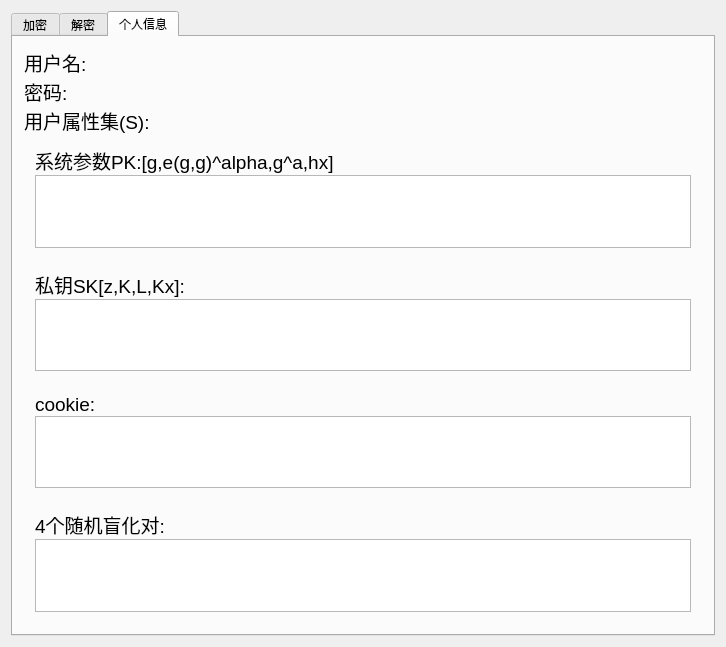
<?xml version="1.0" encoding="UTF-8"?>
<ui version="4.0">
 <class>EDClientClass</class>
 <widget class="QWidget" name="EDClientClass">
  <property name="enabled">
   <bool>true</bool>
  </property>
  <property name="geometry">
   <rect>
    <x>0</x>
    <y>0</y>
    <width>710</width>
    <height>623</height>
   </rect>
  </property>
  <property name="sizePolicy">
   <sizepolicy hsizetype="Minimum" vsizetype="Minimum">
    <horstretch>0</horstretch>
    <verstretch>0</verstretch>
   </sizepolicy>
  </property>
  <property name="minimumSize">
   <size>
    <width>0</width>
    <height>0</height>
   </size>
  </property>
  <property name="maximumSize">
   <size>
    <width>16777215</width>
    <height>16777215</height>
   </size>
  </property>
  <property name="windowTitle">
   <string>EDClient</string>
  </property>
  <layout class="QVBoxLayout" name="verticalLayout">
   <item>
    <widget class="QTabWidget" name="tabWidget">
     <property name="sizePolicy">
      <sizepolicy hsizetype="Minimum" vsizetype="Minimum">
       <horstretch>0</horstretch>
       <verstretch>0</verstretch>
      </sizepolicy>
     </property>
     <property name="tabPosition">
      <enum>QTabWidget::North</enum>
     </property>
     <property name="tabShape">
      <enum>QTabWidget::Rounded</enum>
     </property>
     <property name="currentIndex">
      <number>2</number>
     </property>
     <property name="tabBarAutoHide">
      <bool>false</bool>
     </property>
     <widget class="QWidget" name="tab">
      <property name="sizePolicy">
       <sizepolicy hsizetype="Preferred" vsizetype="Minimum">
        <horstretch>0</horstretch>
        <verstretch>0</verstretch>
       </sizepolicy>
      </property>
      <attribute name="title">
       <string>加密</string>
      </attribute>
      <layout class="QVBoxLayout" name="verticalLayout_7">
       <item>
        <layout class="QVBoxLayout" name="verticalLayout_6" stretch="5,1,7">
         <item>
          <layout class="QVBoxLayout" name="verticalLayout_4" stretch="5,1,1">
           <item>
            <layout class="QVBoxLayout" name="verticalLayout_3">
             <item>
              <layout class="QHBoxLayout" name="horizontalLayout">
               <item>
                <widget class="QLabel" name="label_4">
                 <property name="sizePolicy">
                  <sizepolicy hsizetype="Preferred" vsizetype="Minimum">
                   <horstretch>0</horstretch>
                   <verstretch>0</verstretch>
                  </sizepolicy>
                 </property>
                 <property name="font">
                  <font>
                   <pointsize>18</pointsize>
                  </font>
                 </property>
                 <property name="text">
                  <string>需要加密的文件(txt):</string>
                 </property>
                </widget>
               </item>
               <item>
                <widget class="QLineEdit" name="lineEdit">
                 <property name="sizePolicy">
                  <sizepolicy hsizetype="Expanding" vsizetype="Fixed">
                   <horstretch>0</horstretch>
                   <verstretch>0</verstretch>
                  </sizepolicy>
                 </property>
                 <property name="readOnly">
                  <bool>true</bool>
                 </property>
                </widget>
               </item>
               <item>
                <widget class="QPushButton" name="pushButton_browse">
                 <property name="sizePolicy">
                  <sizepolicy hsizetype="Minimum" vsizetype="Fixed">
                   <horstretch>0</horstretch>
                   <verstretch>0</verstretch>
                  </sizepolicy>
                 </property>
                 <property name="text">
                  <string>浏览</string>
                 </property>
                </widget>
               </item>
              </layout>
             </item>
             <item>
              <widget class="QTextBrowser" name="textBrowser">
               <property name="sizePolicy">
                <sizepolicy hsizetype="Expanding" vsizetype="Minimum">
                 <horstretch>0</horstretch>
                 <verstretch>0</verstretch>
                </sizepolicy>
               </property>
               <property name="sizeAdjustPolicy">
                <enum>QAbstractScrollArea::AdjustToContents</enum>
               </property>
              </widget>
             </item>
            </layout>
           </item>
           <item>
            <layout class="QHBoxLayout" name="horizontalLayout_2">
             <item>
              <widget class="QLabel" name="label_8">
               <property name="font">
                <font>
                 <pointsize>18</pointsize>
                </font>
               </property>
               <property name="text">
                <string>请输入文件描述:</string>
               </property>
              </widget>
             </item>
             <item>
              <widget class="QPlainTextEdit" name="plainTextEdit_2">
               <property name="sizeAdjustPolicy">
                <enum>QAbstractScrollArea::AdjustToContents</enum>
               </property>
              </widget>
             </item>
            </layout>
           </item>
           <item>
            <widget class="Line" name="line">
             <property name="sizePolicy">
              <sizepolicy hsizetype="Expanding" vsizetype="Expanding">
               <horstretch>0</horstretch>
               <verstretch>0</verstretch>
              </sizepolicy>
             </property>
             <property name="orientation">
              <enum>Qt::Horizontal</enum>
             </property>
            </widget>
           </item>
          </layout>
         </item>
         <item>
          <layout class="QVBoxLayout" name="verticalLayout_5">
           <item>
            <widget class="QLabel" name="label_2">
             <property name="font">
              <font>
               <pointsize>18</pointsize>
              </font>
             </property>
             <property name="text">
              <string>请输入访问策略(&quot;,&quot;代表与    &quot;;&quot;代表或):</string>
             </property>
            </widget>
           </item>
           <item>
            <widget class="QPlainTextEdit" name="plainTextEdit">
             <property name="sizeAdjustPolicy">
              <enum>QAbstractScrollArea::AdjustToContents</enum>
             </property>
            </widget>
           </item>
           <item>
            <layout class="QHBoxLayout" name="horizontalLayout_3">
             <item>
              <spacer name="horizontalSpacer">
               <property name="orientation">
                <enum>Qt::Horizontal</enum>
               </property>
               <property name="sizeHint" stdset="0">
                <size>
                 <width>40</width>
                 <height>20</height>
                </size>
               </property>
              </spacer>
             </item>
             <item>
              <widget class="QPushButton" name="pushButton_submitE">
               <property name="sizePolicy">
                <sizepolicy hsizetype="Minimum" vsizetype="Fixed">
                 <horstretch>0</horstretch>
                 <verstretch>0</verstretch>
                </sizepolicy>
               </property>
               <property name="text">
                <string>确定</string>
               </property>
              </widget>
             </item>
            </layout>
           </item>
          </layout>
         </item>
         <item>
          <widget class="QTextBrowser" name="textBrowser_show">
           <property name="sizePolicy">
            <sizepolicy hsizetype="Minimum" vsizetype="Minimum">
             <horstretch>0</horstretch>
             <verstretch>0</verstretch>
            </sizepolicy>
           </property>
           <property name="sizeAdjustPolicy">
            <enum>QAbstractScrollArea::AdjustToContents</enum>
           </property>
          </widget>
         </item>
        </layout>
       </item>
      </layout>
     </widget>
     <widget class="QWidget" name="tab_2">
      <property name="contextMenuPolicy">
       <enum>Qt::DefaultContextMenu</enum>
      </property>
      <attribute name="title">
       <string>解密</string>
      </attribute>
      <layout class="QVBoxLayout" name="verticalLayout_17">
       <property name="sizeConstraint">
        <enum>QLayout::SetNoConstraint</enum>
       </property>
       <item>
        <widget class="QSplitter" name="splitter_3">
         <property name="sizePolicy">
          <sizepolicy hsizetype="Preferred" vsizetype="Preferred">
           <horstretch>0</horstretch>
           <verstretch>0</verstretch>
          </sizepolicy>
         </property>
         <property name="orientation">
          <enum>Qt::Vertical</enum>
         </property>
         <property name="opaqueResize">
          <bool>true</bool>
         </property>
         <property name="childrenCollapsible">
          <bool>true</bool>
         </property>
         <widget class="QWidget" name="layoutWidget">
          <layout class="QVBoxLayout" name="verticalLayout_14">
           <item>
            <layout class="QVBoxLayout" name="verticalLayout_13">
             <item>
              <widget class="QLabel" name="label_11">
               <property name="font">
                <font>
                 <pointsize>14</pointsize>
                </font>
               </property>
               <property name="text">
                <string>SS端存储的消息:</string>
               </property>
              </widget>
             </item>
             <item>
              <widget class="QTableWidget" name="tableWidget">
               <property name="sizeAdjustPolicy">
                <enum>QAbstractScrollArea::AdjustToContents</enum>
               </property>
               <attribute name="horizontalHeaderDefaultSectionSize">
                <number>160</number>
               </attribute>
               <column>
                <property name="text">
                 <string>文件名</string>
                </property>
               </column>
               <column>
                <property name="text">
                 <string>上传者</string>
                </property>
               </column>
               <column>
                <property name="text">
                 <string>文件描述</string>
                </property>
               </column>
               <column>
                <property name="text">
                 <string>MUID</string>
                </property>
               </column>
              </widget>
             </item>
            </layout>
           </item>
           <item>
            <layout class="QHBoxLayout" name="horizontalLayout_8">
             <item>
              <widget class="QPushButton" name="pushButton">
               <property name="text">
                <string>更新消息目录</string>
               </property>
              </widget>
             </item>
             <item>
              <spacer name="horizontalSpacer_2">
               <property name="orientation">
                <enum>Qt::Horizontal</enum>
               </property>
               <property name="sizeHint" stdset="0">
                <size>
                 <width>40</width>
                 <height>20</height>
                </size>
               </property>
              </spacer>
             </item>
             <item>
              <widget class="QPushButton" name="pushButton_down">
               <property name="text">
                <string>下载</string>
               </property>
              </widget>
             </item>
            </layout>
           </item>
          </layout>
         </widget>
         <widget class="QSplitter" name="splitter_2">
          <property name="orientation">
           <enum>Qt::Vertical</enum>
          </property>
          <widget class="QWidget" name="layoutWidget">
           <layout class="QVBoxLayout" name="verticalLayout_16">
            <item>
             <layout class="QVBoxLayout" name="verticalLayout_15">
              <item>
               <widget class="QLabel" name="label_12">
                <property name="font">
                 <font>
                  <pointsize>14</pointsize>
                 </font>
                </property>
                <property name="text">
                 <string>您要解密的文件:</string>
                </property>
               </widget>
              </item>
              <item>
               <widget class="QTextBrowser" name="textBrowser_2">
                <property name="frameShadow">
                 <enum>QFrame::Sunken</enum>
                </property>
                <property name="sizeAdjustPolicy">
                 <enum>QAbstractScrollArea::AdjustToContents</enum>
                </property>
               </widget>
              </item>
             </layout>
            </item>
            <item>
             <layout class="QHBoxLayout" name="horizontalLayout_9">
              <item>
               <spacer name="horizontalSpacer_3">
                <property name="orientation">
                 <enum>Qt::Horizontal</enum>
                </property>
                <property name="sizeHint" stdset="0">
                 <size>
                  <width>40</width>
                  <height>20</height>
                 </size>
                </property>
               </spacer>
              </item>
              <item>
               <widget class="QPushButton" name="pushButton_2">
                <property name="text">
                 <string>确定</string>
                </property>
               </widget>
              </item>
             </layout>
            </item>
           </layout>
          </widget>
          <widget class="QTextBrowser" name="textBrowser_3">
           <property name="sizeAdjustPolicy">
            <enum>QAbstractScrollArea::AdjustToContents</enum>
           </property>
           <property name="tabStopDistance">
            <double>80.000000000000000</double>
           </property>
          </widget>
         </widget>
        </widget>
       </item>
      </layout>
     </widget>
     <widget class="QWidget" name="tab_3">
      <property name="sizePolicy">
       <sizepolicy hsizetype="Preferred" vsizetype="Minimum">
        <horstretch>0</horstretch>
        <verstretch>0</verstretch>
       </sizepolicy>
      </property>
      <attribute name="title">
       <string>个人信息</string>
      </attribute>
      <layout class="QHBoxLayout" name="horizontalLayout_7">
       <item>
        <layout class="QVBoxLayout" name="verticalLayout_12" stretch="0,0">
         <property name="spacing">
          <number>0</number>
         </property>
         <item>
          <layout class="QVBoxLayout" name="verticalLayout_2">
           <property name="spacing">
            <number>0</number>
           </property>
           <item>
            <layout class="QHBoxLayout" name="horizontalLayout_4" stretch="0,0">
             <property name="spacing">
              <number>0</number>
             </property>
             <item>
              <widget class="QLabel" name="label">
               <property name="sizePolicy">
                <sizepolicy hsizetype="Fixed" vsizetype="Fixed">
                 <horstretch>0</horstretch>
                 <verstretch>0</verstretch>
                </sizepolicy>
               </property>
               <property name="font">
                <font>
                 <pointsize>14</pointsize>
                </font>
               </property>
               <property name="text">
                <string>用户名:</string>
               </property>
               <property name="alignment">
                <set>Qt::AlignLeading|Qt::AlignLeft|Qt::AlignVCenter</set>
               </property>
              </widget>
             </item>
             <item>
              <widget class="QLabel" name="label_name">
               <property name="sizePolicy">
                <sizepolicy hsizetype="Preferred" vsizetype="Fixed">
                 <horstretch>0</horstretch>
                 <verstretch>0</verstretch>
                </sizepolicy>
               </property>
               <property name="text">
                <string/>
               </property>
               <property name="alignment">
                <set>Qt::AlignLeading|Qt::AlignLeft|Qt::AlignVCenter</set>
               </property>
              </widget>
             </item>
            </layout>
           </item>
           <item>
            <layout class="QHBoxLayout" name="horizontalLayout_5" stretch="0,4">
             <item>
              <widget class="QLabel" name="label_3">
               <property name="sizePolicy">
                <sizepolicy hsizetype="Fixed" vsizetype="Fixed">
                 <horstretch>0</horstretch>
                 <verstretch>0</verstretch>
                </sizepolicy>
               </property>
               <property name="font">
                <font>
                 <pointsize>14</pointsize>
                </font>
               </property>
               <property name="text">
                <string>密码:</string>
               </property>
               <property name="alignment">
                <set>Qt::AlignLeading|Qt::AlignLeft|Qt::AlignVCenter</set>
               </property>
              </widget>
             </item>
             <item>
              <widget class="QLabel" name="label_passwd">
               <property name="sizePolicy">
                <sizepolicy hsizetype="Preferred" vsizetype="Fixed">
                 <horstretch>0</horstretch>
                 <verstretch>0</verstretch>
                </sizepolicy>
               </property>
               <property name="text">
                <string/>
               </property>
              </widget>
             </item>
            </layout>
           </item>
           <item>
            <layout class="QHBoxLayout" name="horizontalLayout_6" stretch="0,4">
             <item>
              <widget class="QLabel" name="label_7">
               <property name="sizePolicy">
                <sizepolicy hsizetype="Fixed" vsizetype="Fixed">
                 <horstretch>0</horstretch>
                 <verstretch>0</verstretch>
                </sizepolicy>
               </property>
               <property name="font">
                <font>
                 <pointsize>14</pointsize>
                </font>
               </property>
               <property name="text">
                <string>用户属性集(S):</string>
               </property>
              </widget>
             </item>
             <item>
              <widget class="QLabel" name="label_S">
               <property name="sizePolicy">
                <sizepolicy hsizetype="Preferred" vsizetype="Fixed">
                 <horstretch>0</horstretch>
                 <verstretch>0</verstretch>
                </sizepolicy>
               </property>
               <property name="text">
                <string/>
               </property>
              </widget>
             </item>
            </layout>
           </item>
          </layout>
         </item>
         <item>
          <widget class="QSplitter" name="splitter">
           <property name="sizePolicy">
            <sizepolicy hsizetype="Preferred" vsizetype="Minimum">
             <horstretch>0</horstretch>
             <verstretch>0</verstretch>
            </sizepolicy>
           </property>
           <property name="lineWidth">
            <number>1</number>
           </property>
           <property name="orientation">
            <enum>Qt::Vertical</enum>
           </property>
           <property name="handleWidth">
            <number>0</number>
           </property>
           <widget class="QWidget" name="layoutWidget">
            <layout class="QVBoxLayout" name="verticalLayout_8">
             <property name="spacing">
              <number>0</number>
             </property>
             <item>
              <widget class="QLabel" name="label_9">
               <property name="sizePolicy">
                <sizepolicy hsizetype="Fixed" vsizetype="Fixed">
                 <horstretch>0</horstretch>
                 <verstretch>0</verstretch>
                </sizepolicy>
               </property>
               <property name="font">
                <font>
                 <pointsize>14</pointsize>
                </font>
               </property>
               <property name="text">
                <string>系统参数PK:[g,e(g,g)^alpha,g^a,hx]</string>
               </property>
               <property name="alignment">
                <set>Qt::AlignLeading|Qt::AlignLeft|Qt::AlignTop</set>
               </property>
              </widget>
             </item>
             <item>
              <widget class="QTextBrowser" name="textBrowser_PK">
               <property name="enabled">
                <bool>true</bool>
               </property>
               <property name="sizePolicy">
                <sizepolicy hsizetype="Expanding" vsizetype="Expanding">
                 <horstretch>0</horstretch>
                 <verstretch>0</verstretch>
                </sizepolicy>
               </property>
               <property name="sizeAdjustPolicy">
                <enum>QAbstractScrollArea::AdjustToContents</enum>
               </property>
              </widget>
             </item>
            </layout>
           </widget>
           <widget class="QWidget" name="layoutWidget">
            <layout class="QVBoxLayout" name="verticalLayout_9">
             <property name="spacing">
              <number>0</number>
             </property>
             <item>
              <widget class="QLabel" name="label_5">
               <property name="sizePolicy">
                <sizepolicy hsizetype="Fixed" vsizetype="Fixed">
                 <horstretch>0</horstretch>
                 <verstretch>0</verstretch>
                </sizepolicy>
               </property>
               <property name="font">
                <font>
                 <pointsize>14</pointsize>
                </font>
               </property>
               <property name="text">
                <string>私钥SK[z,K,L,Kx]:</string>
               </property>
               <property name="alignment">
                <set>Qt::AlignLeading|Qt::AlignLeft|Qt::AlignTop</set>
               </property>
              </widget>
             </item>
             <item>
              <widget class="QTextBrowser" name="textBrowser_SK">
               <property name="sizePolicy">
                <sizepolicy hsizetype="Expanding" vsizetype="Expanding">
                 <horstretch>0</horstretch>
                 <verstretch>0</verstretch>
                </sizepolicy>
               </property>
               <property name="sizeAdjustPolicy">
                <enum>QAbstractScrollArea::AdjustToContents</enum>
               </property>
              </widget>
             </item>
            </layout>
           </widget>
           <widget class="QWidget" name="layoutWidget">
            <layout class="QVBoxLayout" name="verticalLayout_10">
             <property name="spacing">
              <number>0</number>
             </property>
             <item>
              <widget class="QLabel" name="label_6">
               <property name="sizePolicy">
                <sizepolicy hsizetype="Fixed" vsizetype="Fixed">
                 <horstretch>0</horstretch>
                 <verstretch>0</verstretch>
                </sizepolicy>
               </property>
               <property name="font">
                <font>
                 <pointsize>14</pointsize>
                </font>
               </property>
               <property name="text">
                <string>cookie:</string>
               </property>
               <property name="alignment">
                <set>Qt::AlignLeading|Qt::AlignLeft|Qt::AlignTop</set>
               </property>
              </widget>
             </item>
             <item>
              <widget class="QTextBrowser" name="textBrowser_cookie">
               <property name="sizePolicy">
                <sizepolicy hsizetype="Expanding" vsizetype="Expanding">
                 <horstretch>0</horstretch>
                 <verstretch>0</verstretch>
                </sizepolicy>
               </property>
               <property name="sizeAdjustPolicy">
                <enum>QAbstractScrollArea::AdjustToContents</enum>
               </property>
              </widget>
             </item>
            </layout>
           </widget>
           <widget class="QWidget" name="layoutWidget">
            <layout class="QVBoxLayout" name="verticalLayout_11" stretch="0,0">
             <property name="spacing">
              <number>0</number>
             </property>
             <item>
              <widget class="QLabel" name="label_10">
               <property name="sizePolicy">
                <sizepolicy hsizetype="Fixed" vsizetype="Fixed">
                 <horstretch>0</horstretch>
                 <verstretch>0</verstretch>
                </sizepolicy>
               </property>
               <property name="font">
                <font>
                 <pointsize>14</pointsize>
                </font>
               </property>
               <property name="text">
                <string>4个随机盲化对:</string>
               </property>
              </widget>
             </item>
             <item>
              <widget class="QTextBrowser" name="textBrowser_blind">
               <property name="sizePolicy">
                <sizepolicy hsizetype="Expanding" vsizetype="Minimum">
                 <horstretch>0</horstretch>
                 <verstretch>0</verstretch>
                </sizepolicy>
               </property>
               <property name="sizeAdjustPolicy">
                <enum>QAbstractScrollArea::AdjustToContents</enum>
               </property>
              </widget>
             </item>
            </layout>
           </widget>
          </widget>
         </item>
        </layout>
       </item>
      </layout>
     </widget>
    </widget>
   </item>
  </layout>
 </widget>
 <layoutdefault spacing="6" margin="11"/>
 <resources/>
 <connections/>
</ui>
